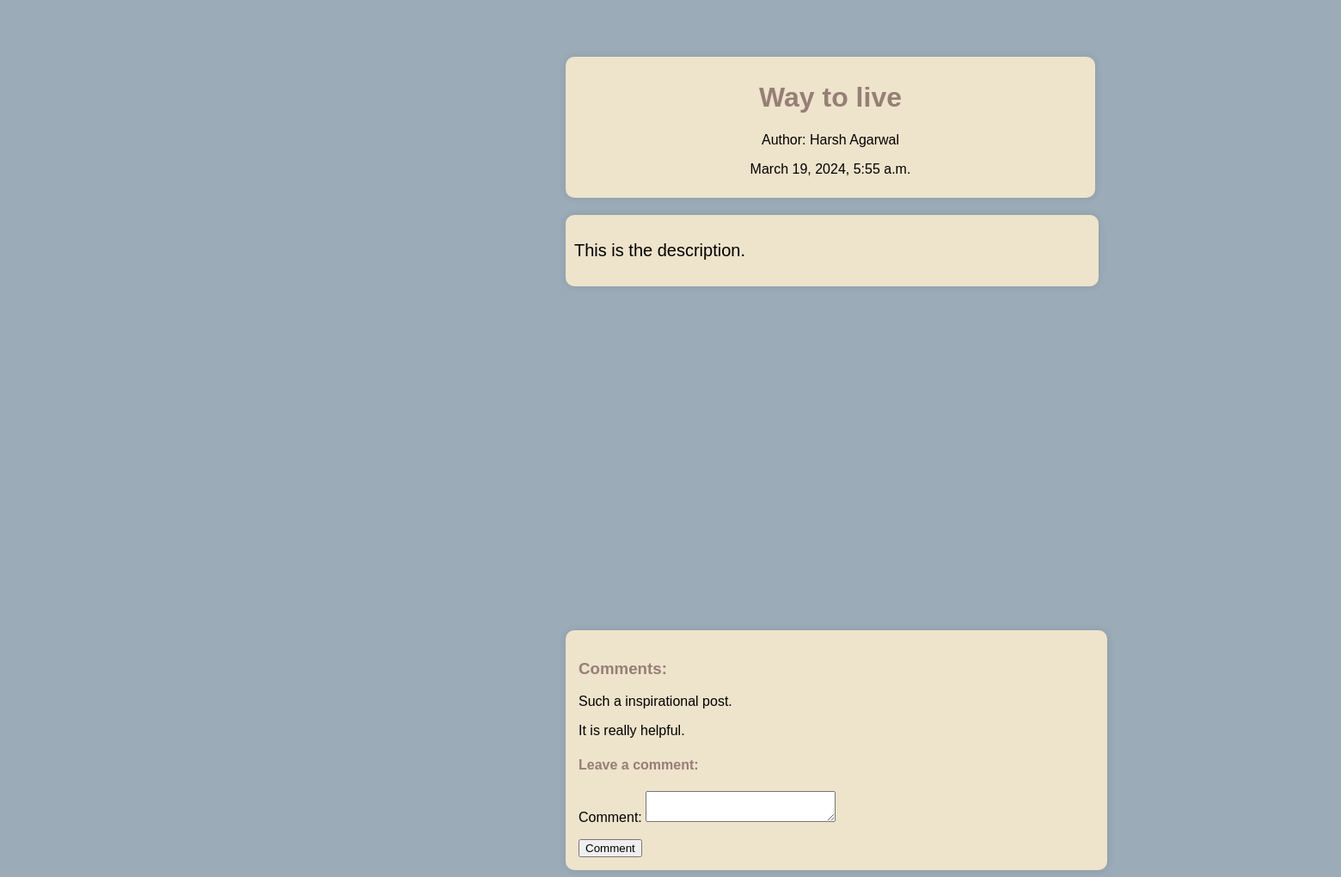
Before: /blog/blogs/3/ with the older database file.
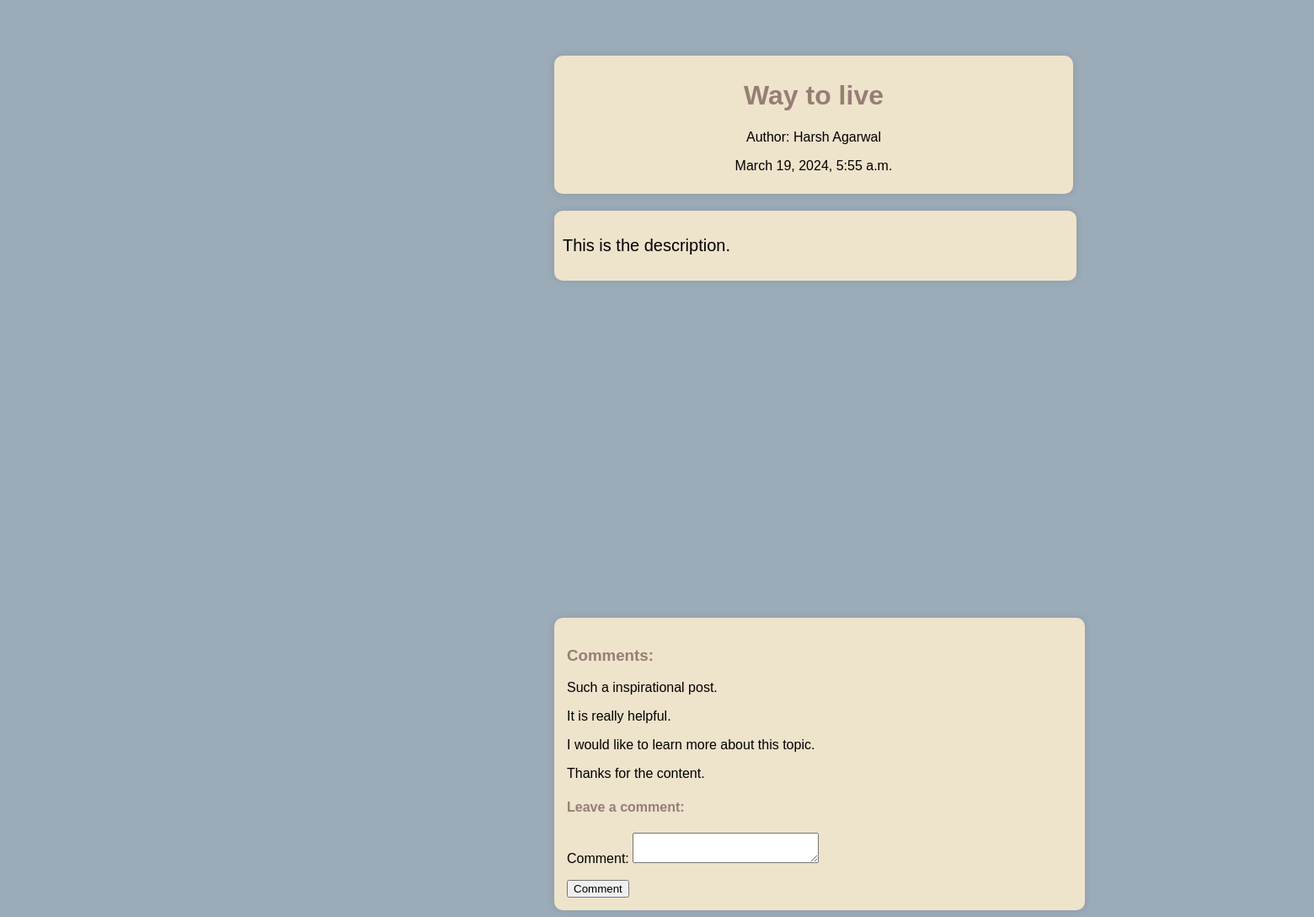
After: the same page with the newer database file.
### blog/models.py (models this page shows, shortened)
class BaseModel(models.Model):
    created_at = models.DateTimeField(auto_now_add=True)
    updated_at = models.DateTimeField(auto_now=True)
    class Meta:
        abstract = True

class Comment(BaseModel):
    blog = models.ForeignKey(BlogPost, on_delete=models.CASCADE,  related_name = "comments")
    comment = models.TextField()
    class Meta:
        db_table = "comments"

### blog/views.py (the view)
# urls.py: path("blogs/<int:pk>/",views.BlogDetail.as_view(), name="blogdetail"),
class BlogDetail(generic.DetailView,FormMixin):
    model = BlogPost
    template_name = "blog/blog_detail.html"
    context_object_name = "post"
    form_class = CommentForm
    def get_context_data(self, **kwargs: Any):
        context = super().get_context_data(**kwargs)
        post = self.get_object()
        context['comments'] = post.comments.all().order_by("created_at")
        context['form'] = CommentForm()
        return context
    @method_decorator(login_required)
    def post(self, request, *args, **kwargs):
        form = self.form_class(request.POST)
        post = self.get_object()
        if form.is_valid():
            comment = form.cleaned_data['comment']
            comment_instance = Comment.objects.create(blog=post, comment=comment)
            return redirect('.')

### blog/form.py
class CommentForm(forms.ModelForm):
    class Meta:
        model = Comment
        fields = ['comment']
        widgets = {
            'comment': forms.Textarea(attrs={'rows':2, 'cols':25}),
        }

### blog/models.py (called while the page is built)
    def __str__(self):
        return self.name

### blog/templates/blog/blog_detail.html (shortened to what this page needs)
{% extends 'blog/base.html' %}
    {% block htmlhead %} {% load static %}
    <link rel="stylesheet" href="{% static 'blog/blog_detail.css' %}" />
    {% endblock htmlhead %}
    {% block content %}
    <div class="post">
      <div class="headline">
        <div class="title">
          <h1>{{ post.title }}</h1>
          <div class="author">
            <p>Author: {{ post.author }}</p>
            <p>{{ post.created_at }}</p>
          </div>
        </div>
      </div>
      <div class="content">
        <p>{{ post.content }}</p>
      </div>
      <div class="comment">
        {% if comments %}
        <h3>Comments:</h3>
        {% for comment in comments %}
        <p>{{ comment.comment }}</p>
        {% endfor %} {% endif %}
        <h4>Leave a comment:</h4>
        <form method="post">
          {% csrf_token %} {{ form.as_p }}
          <input type="submit" value="Comment" class="button" />
        </form>
      </div>
    </div>
    {% endblock content%}

Changed rows visible on the page:
added Comment: comment "I would like to learn more about this topic."
added Comment: comment "Thanks for the content."
